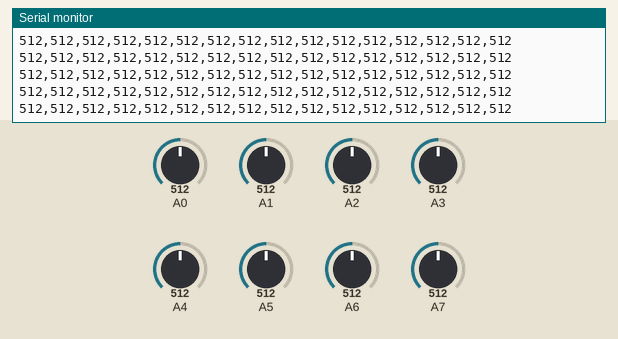
Simulated run of this sketch. Board: Arduino Uno, built with avr-gcc and run on an emulated ATmega328P. Shown: the last lines printed to the serial monitor. Inputs (shaded band) come from the test bench; at power-on: A0 = 512, A2 = 512, A1 = 512, A3 = 512, A4 = 512, A5 = 512, A6 = 512, A7 = 512.

Above: at 1.2 s.
1.3 s: A0 set to 110
At 1.42 s:
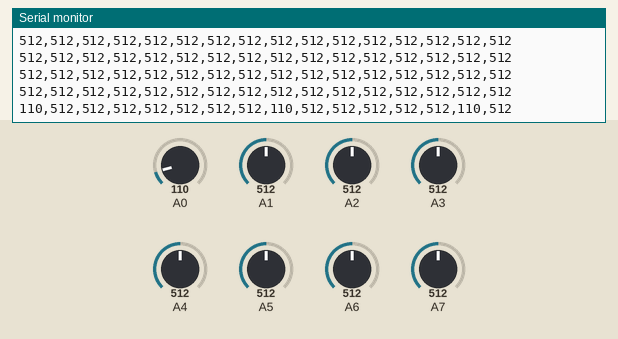
4.3 s: A0 set to 92
At 4.32 s:
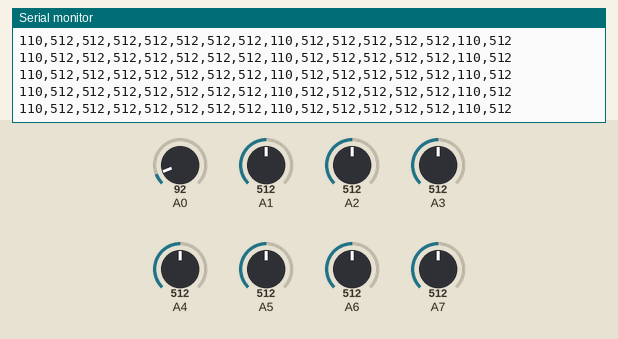
7.3 s: A2 set to 110
At 7.36 s:
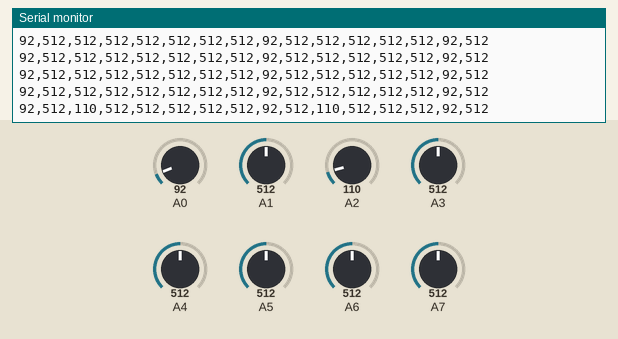
8.8 s: A2 set to 90
At 8.84 s:
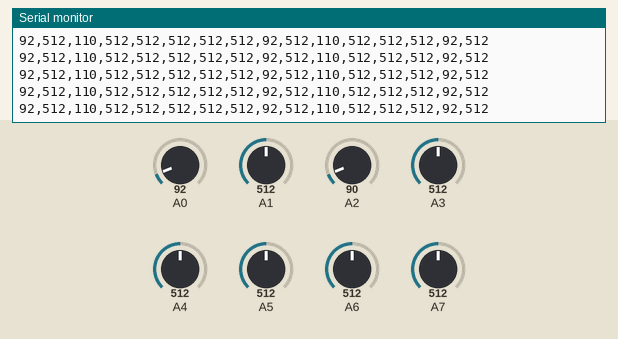
11.8 s: A1 set to 107
At 11.84 s:
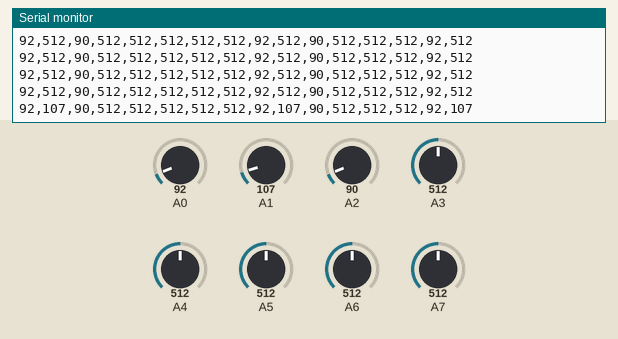
14.8 s: A1 set to 95
At 14.83 s:
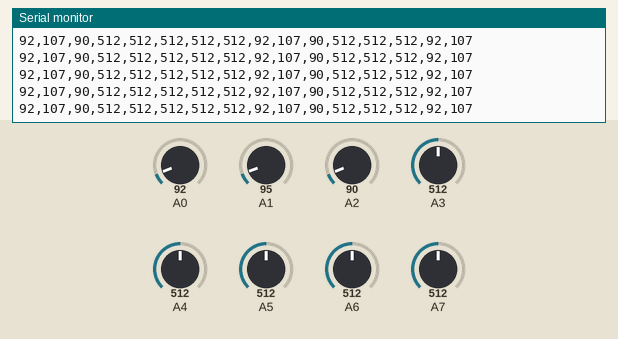
Timing chart, 0 to 17.8 s (numbered marks = the images above; inputs shaded):
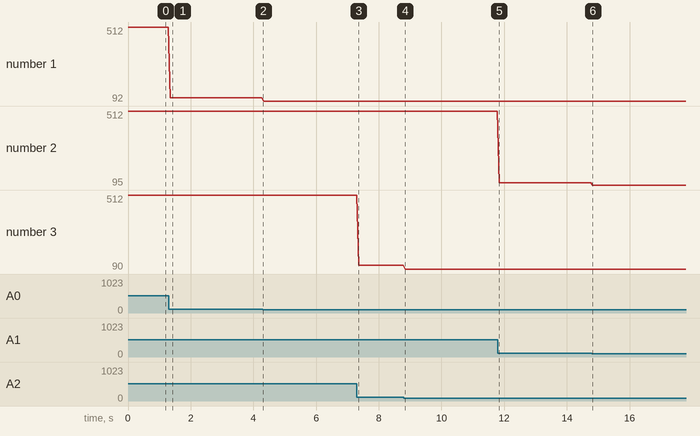

Measured:
- after the input at 1.3 s, the serial monitor: prints a new line after 0.05 s (image 1)
- after the input at 7.3 s, the serial monitor: prints a new line after 0.06 s (image 3)
- after the input at 11.8 s, the serial monitor: prints a new line at once (image 5)
- plotted number 1: 512 → 110 after the input at 1.3 s, 110 → 92 after the input at 4.3 s
- plotted number 2: 512 → 107 after the input at 11.8 s, 107 → 95 after the input at 14.8 s
- plotted number 3: 512 → 110 after the input at 7.3 s, 110 → 90 after the input at 8.8 s

The sketch:

ReadPressureSensor.ino
```cpp
void setup() {
  Serial.begin(9600);
}

void loop() {
  for (int i = 0; i < 16; i++) {
    // read A0-A15
    int val = analogRead(i);
    Serial.print(val);

    if (i < 15) Serial.print(',');
  }
  Serial.println();     // line terminator
  delay(50);
}
```
